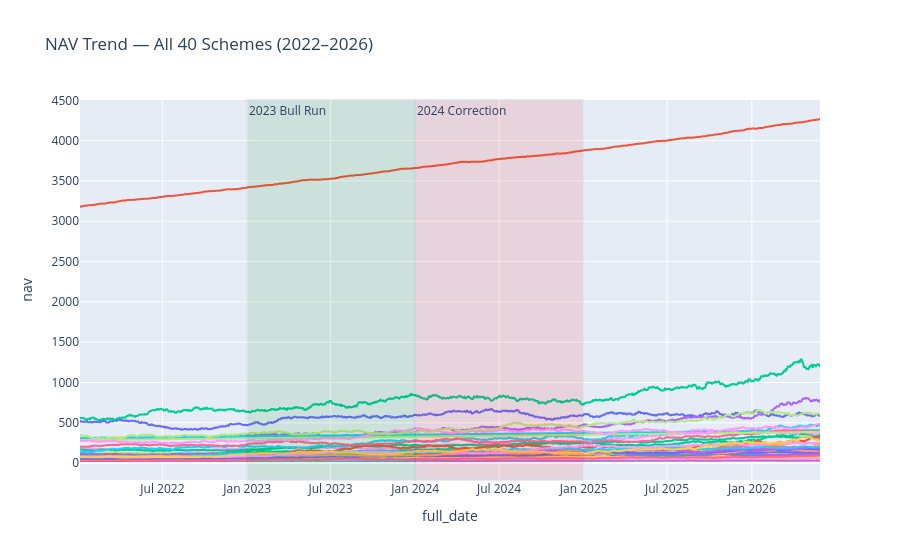

The code cell stored with this chart in its notebook:
### Code cell
import plotly.express as px

fig = px.line(nav, x="full_date", y="nav", color="scheme_name",
              title="NAV Trend — All 40 Schemes (2022–2026)")
fig.update_layout(showlegend=False)

fig.add_vrect(x0="2023-01-01", x1="2023-12-31", fillcolor="green", opacity=0.1,
              annotation_text="2023 Bull Run", annotation_position="top left")
fig.add_vrect(x0="2024-01-01", x1="2024-12-31", fillcolor="red", opacity=0.1,
              annotation_text="2024 Correction", annotation_position="top left")

fig.show()
plt.savefig(REPORTS_DIR / "01_nav_trend.png", dpi=150)

### Figure 1 — Plotly figure (JSON) as saved in the notebook; plotly's stock layout.template omitted (floating-point values rounded to 4 significant figures; data arrays with more than 128 entries replaced by an {"elided": "..."} marker saying what was removed)
{"data": [{"hovertemplate": "scheme_name=HDFC Top 100 Fund - Regular Plan - Growth<br>full_date=%{x}<br>nav=%{y}<extra></extra>", "legendgroup": "HDFC Top 100 Fund - Regular Plan - Growth", "line": {"color": "#636efa", "dash": "solid"}, "marker": {"symbol": "circle"}, "mode": "lines", "name": "HDFC Top 100 Fund - Regular Plan - Growth", "showlegend": true, "type": "scattergl", "x": {"elided": "1608 str values"}, "xaxis": "x", "y": {"elided": "1608 float values"}, "yaxis": "y"}, {"hovertemplate": "scheme_name=HDFC Short Term Debt Fund - Regular - Growth<br>full_date=%{x}<br>nav=%{y}<extra></extra>", "legendgroup": "HDFC Short Term Debt Fund - Regular - Growth", "line": {"color": "#EF553B", "dash": "solid"}, "marker": {"symbol": "circle"}, "mode": "lines", "name": "HDFC Short Term Debt Fund - Regular - Growth", "showlegend": true, "type": "scattergl", "x": {"elided": "1608 str values"}, "xaxis": "x", "y": {"elided": "1608 float values"}, "yaxis": "y"}, {"hovertemplate": "scheme_name=HDFC Mid-Cap Opportunities Fund - Regular - Growth<br>full_date=%{x}<br>nav=%{y}<extra></extra>", "legendgroup": "HDFC Mid-Cap Opportunities Fund - Regular - Growth", "line": {"color": "#00cc96", "dash": "solid"}, "marker": {"symbol": "circle"}, "mode": "lines", "name": "HDFC Mid-Cap Opportunities Fund - Regular - Growth", "showlegend": true, "type": "scattergl", "x": {"elided": "1608 str values"}, "xaxis": "x", "y": {"elided": "1608 float values"}, "yaxis": "y"}, {"hovertemplate": "scheme_name=ABSL Frontline Equity Fund - Regular - Growth<br>full_date=%{x}<br>nav=%{y}<extra></extra>", "legendgroup": "ABSL Frontline Equity Fund - Regular - Growth", "line": {"color": "#ab63fa", "dash": "solid"}, "marker": {"symbol": "circle"}, "mode": "lines", "name": "ABSL Frontline Equity Fund - Regular - Growth", "showlegend": true, "type": "scattergl", "x": {"elided": "1608 str values"}, "xaxis": "x", "y": {"elided": "1608 float values"}, "yaxis": "y"}, {"hovertemplate": "scheme_name=ABSL Small Cap Fund - Regular - Growth<br>full_date=%{x}<br>nav=%{y}<extra></extra>", "legendgroup": "ABSL Small Cap Fund - Regular - Growth", "line": {"color": "#FFA15A", "dash": "solid"}, "marker": {"symbol": "circle"}, "mode": "lines", "name": "ABSL Small Cap Fund - Regular - Growth", "showlegend": true, "type": "scattergl", "x": {"elided": "1608 str values"}, "xaxis": "x", "y": {"elided": "1608 float values"}, "yaxis": "y"}, {"hovertemplate": "scheme_name=ABSL Liquid Fund - Regular - Growth<br>full_date=%{x}<br>nav=%{y}<extra></extra>", "legendgroup": "ABSL Liquid Fund - Regular - Growth", "line": {"color": "#19d3f3", "dash": "solid"}, "marker": {"symbol": "circle"}, "mode": "lines", "name": "ABSL Liquid Fund - Regular - Growth", "showlegend": true, "type": "scattergl", "x": {"elided": "1608 str values"}, "xaxis": "x", "y": {"elided": "1608 float values"}, "yaxis": "y"}, {"hovertemplate": "scheme_name=UTI Nifty 50 Index Fund - Regular - Growth<br>full_date=%{x}<br>nav=%{y}<extra></extra>", "legendgroup": "UTI Nifty 50 Index Fund - Regular - Growth", "line": {"color": "#FF6692", "dash": "solid"}, "marker": {"symbol": "circle"}, "mode": "lines", "name": "UTI Nifty 50 Index Fund - Regular - Growth", "showlegend": true, "type": "scattergl", "x": {"elided": "1608 str values"}, "xaxis": "x", "y": {"elided": "1608 float values"}, "yaxis": "y"}, {"hovertemplate": "scheme_name=UTI Mid Cap Fund - Regular - Growth<br>full_date=%{x}<br>nav=%{y}<extra></extra>", "legendgroup": "UTI Mid Cap Fund - Regular - Growth", "line": {"color": "#B6E880", "dash": "solid"}, "marker": {"symbol": "circle"}, "mode": "lines", "name": "UTI Mid Cap Fund - Regular - Growth", "showlegend": true, "type": "scattergl", "x": {"elided": "1608 str values"}, "xaxis": "x", "y": {"elided": "1608 float values"}, "yaxis": "y"}, {"hovertemplate": "scheme_name=UTI Flexi Cap Fund - Regular - Growth<br>full_date=%{x}<br>nav=%{y}<extra></extra>", "legendgroup": "UTI Flexi Cap Fund - Regular - Growth", "line": {"color": "#FF97FF", "dash": "solid"}, "marker": {"symbol": "circle"}, "mode": "lines", "name": "UTI Flexi Cap Fund - Regular - Growth", "showlegend": true, "type": "scattergl", "x": {"elided": "1608 str values"}, "xaxis": "x", "y": {"elided": "1608 float values"}, "yaxis": "y"}, {"hovertemplate": "scheme_name=Nippon India Large Cap Fund - Regular - Growth<br>full_date=%{x}<br>nav=%{y}<extra></extra>", "legendgroup": "Nippon India Large Cap Fund - Regular - Growth", "line": {"color": "#FECB52", "dash": "solid"}, "marker": {"symbol": "circle"}, "mode": "lines", "name": "Nippon India Large Cap Fund - Regular - Growth", "showlegend": true, "type": "scattergl", "x": {"elided": "1608 str values"}, "xaxis": "x", "y": {"elided": "1608 float values"}, "yaxis": "y"}, {"hovertemplate": "scheme_name=Nippon India Large Cap Fund - Direct - Growth<br>full_date=%{x}<br>nav=%{y}<extra></extra>", "legendgroup": "Nippon India Large Cap Fund - Direct - Growth", "line": {"color": "#636efa", "dash": "solid"}, "marker": {"symbol": "circle"}, "mode": "lines", "name": "Nippon India Large Cap Fund - Direct - Growth", "showlegend": true, "type": "scattergl", "x": {"elided": "1608 str values"}, "xaxis": "x", "y": {"elided": "1608 float values"}, "yaxis": "y"}, {"hovertemplate": "scheme_name=Nippon India Small Cap Fund - Regular - Growth<br>full_date=%{x}<br>nav=%{y}<extra></extra>", "legendgroup": "Nippon India Small Cap Fund - Regular - Growth", "line": {"color": "#EF553B", "dash": "solid"}, "marker": {"symbol": "circle"}, "mode": "lines", "name": "Nippon India Small Cap Fund - Regular - Growth", "showlegend": true, "type": "scattergl", "x": {"elided": "1608 str values"}, "xaxis": "x", "y": {"elided": "1608 float values"}, "yaxis": "y"}, {"hovertemplate": "scheme_name=Nippon India ETF Nifty 50 BeES<br>full_date=%{x}<br>nav=%{y}<extra></extra>", "legendgroup": "Nippon India ETF Nifty 50 BeES", "line": {"color": "#00cc96", "dash": "solid"}, "marker": {"symbol": "circle"}, "mode": "lines", "name": "Nippon India ETF Nifty 50 BeES", "showlegend": true, "type": "scattergl", "x": {"elided": "1608 str values"}, "xaxis": "x", "y": {"elided": "1608 float values"}, "yaxis": "y"}, {"hovertemplate": "scheme_name=Nippon India Gilt Securities Fund - Regular - Growth<br>full_date=%{x}<br>nav=%{y}<extra></extra>", "legendgroup": "Nippon India Gilt Securities Fund - Regular - Growth", "line": {"color": "#ab63fa", "dash": "solid"}, "marker": {"symbol": "circle"}, "mode": "lines", "name": "Nippon India Gilt Securities Fund - Regular - Growth", "showlegend": true, "type": "scattergl", "x": {"elided": "1608 str values"}, "xaxis": "x", "y": {"elided": "1608 float values"}, "yaxis": "y"}, {"hovertemplate": "scheme_name=Axis Bluechip Fund - Regular - Growth<br>full_date=%{x}<br>nav=%{y}<extra></extra>", "legendgroup": "Axis Bluechip Fund - Regular - Growth", "line": {"color": "#FFA15A", "dash": "solid"}, "marker": {"symbol": "circle"}, "mode": "lines", "name": "Axis Bluechip Fund - Regular - Growth", "showlegend": true, "type": "scattergl", "x": {"elided": "1608 str values"}, "xaxis": "x", "y": {"elided": "1608 float values"}, "yaxis": "y"}, {"hovertemplate": "scheme_name=Axis Bluechip Fund - Direct - Growth<br>full_date=%{x}<br>nav=%{y}<extra></extra>", "legendgroup": "Axis Bluechip Fund - Direct - Growth", "line": {"color": "#19d3f3", "dash": "solid"}, "marker": {"symbol": "circle"}, "mode": "lines", "name": "Axis Bluechip Fund - Direct - Growth", "showlegend": true, "type": "scattergl", "x": {"elided": "1608 str values"}, "xaxis": "x", "y": {"elided": "1608 float values"}, "yaxis": "y"}, {"hovertemplate": "scheme_name=Axis Midcap Fund - Regular - Growth<br>full_date=%{x}<br>nav=%{y}<extra></extra>", "legendgroup": "Axis Midcap Fund - Regular - Growth", "line": {"color": "#FF6692", "dash": "solid"}, "marker": {"symbol": "circle"}, "mode": "lines", "name": "Axis Midcap Fund - Regular - Growth", "showlegend": true, "type": "scattergl", "x": {"elided": "1608 str values"}, "xaxis": "x", "y": {"elided": "1608 float values"}, "yaxis": "y"}, {"hovertemplate": "scheme_name=Axis Small Cap Fund - Regular - Growth<br>full_date=%{x}<br>nav=%{y}<extra></extra>", "legendgroup": "Axis Small Cap Fund - Regular - Growth", "line": {"color": "#B6E880", "dash": "solid"}, "marker": {"symbol": "circle"}, "mode": "lines", "name": "Axis Small Cap Fund - Regular - Growth", "showlegend": true, "type": "scattergl", "x": {"elided": "1608 str values"}, "xaxis": "x", "y": {"elided": "1608 float values"}, "yaxis": "y"}, {"hovertemplate": "scheme_name=SBI Magnum Gilt Fund - Regular Plan - Growth<br>full_date=%{x}<br>nav=%{y}<extra></extra>", "legendgroup": "SBI Magnum Gilt Fund - Regular Plan - Growth", "line": {"color": "#FF97FF", "dash": "solid"}, "marker": {"symbol": "circle"}, "mode": "lines", "name": "SBI Magnum Gilt Fund - Regular Plan - Growth", "showlegend": true, "type": "scattergl", "x": {"elided": "1608 str values"}, "xaxis": "x", "y": {"elided": "1608 float values"}, "yaxis": "y"}, {"hovertemplate": "scheme_name=SBI Bluechip Fund - Regular Plan - Growth<br>full_date=%{x}<br>nav=%{y}<extra></extra>", "legendgroup": "SBI Bluechip Fund - Regular Plan - Growth", "line": {"color": "#FECB52", "dash": "solid"}, "marker": {"symbol": "circle"}, "mode": "lines", "name": "SBI Bluechip Fund - Regular Plan - Growth", "showlegend": true, "type": "scattergl", "x": {"elided": "1608 str values"}, "xaxis": "x", "y": {"elided": "1608 float values"}, "yaxis": "y"}, {"hovertemplate": "scheme_name=SBI Bluechip Fund - Direct Plan - Growth<br>full_date=%{x}<br>nav=%{y}<extra></extra>", "legendgroup": "SBI Bluechip Fund - Direct Plan - Growth", "line": {"color": "#636efa", "dash": "solid"}, "marker": {"symbol": "circle"}, "mode": "lines", "name": "SBI Bluechip Fund - Direct Plan - Growth", "showlegend": true, "type": "scattergl", "x": {"elided": "1608 str values"}, "xaxis": "x", "y": {"elided": "1608 float values"}, "yaxis": "y"}, {"hovertemplate": "scheme_name=SBI Small Cap Fund - Regular Plan - Growth<br>full_date=%{x}<br>nav=%{y}<extra></extra>", "legendgroup": "SBI Small Cap Fund - Regular Plan - Growth", "line": {"color": "#EF553B", "dash": "solid"}, "marker": {"symbol": "circle"}, "mode": "lines", "name": "SBI Small Cap Fund - Regular Plan - Growth", "showlegend": true, "type": "scattergl", "x": {"elided": "1608 str values"}, "xaxis": "x", "y": {"elided": "1608 float values"}, "yaxis": "y"}, {"hovertemplate": "scheme_name=SBI Small Cap Fund - Direct Plan - Growth<br>full_date=%{x}<br>nav=%{y}<extra></extra>", "legendgroup": "SBI Small Cap Fund - Direct Plan - Growth", "line": {"color": "#00cc96", "dash": "solid"}, "marker": {"symbol": "circle"}, "mode": "lines", "name": "SBI Small Cap Fund - Direct Plan - Growth", "showlegend": true, "type": "scattergl", "x": {"elided": "1608 str values"}, "xaxis": "x", "y": {"elided": "1608 float values"}, "yaxis": "y"}, {"hovertemplate": "scheme_name=ICICI Pru Bluechip Fund - Regular - Growth<br>full_date=%{x}<br>nav=%{y}<extra></extra>", "legendgroup": "ICICI Pru Bluechip Fund - Regular - Growth", "line": {"color": "#ab63fa", "dash": "solid"}, "marker": {"symbol": "circle"}, "mode": "lines", "name": "ICICI Pru Bluechip Fund - Regular - Growth", "showlegend": true, "type": "scattergl", "x": {"elided": "1608 str values"}, "xaxis": "x", "y": {"elided": "1608 float values"}, "yaxis": "y"}, {"hovertemplate": "scheme_name=ICICI Pru Bluechip Fund - Direct - Growth<br>full_date=%{x}<br>nav=%{y}<extra></extra>", "legendgroup": "ICICI Pru Bluechip Fund - Direct - Growth", "line": {"color": "#FFA15A", "dash": "solid"}, "marker": {"symbol": "circle"}, "mode": "lines", "name": "ICICI Pru Bluechip Fund - Direct - Growth", "showlegend": true, "type": "scattergl", "x": {"elided": "1608 str values"}, "xaxis": "x", "y": {"elided": "1608 float values"}, "yaxis": "y"}, {"hovertemplate": "scheme_name=ICICI Pru Midcap Fund - Regular - Growth<br>full_date=%{x}<br>nav=%{y}<extra></extra>", "legendgroup": "ICICI Pru Midcap Fund - Regular - Growth", "line": {"color": "#19d3f3", "dash": "solid"}, "marker": {"symbol": "circle"}, "mode": "lines", "name": "ICICI Pru Midcap Fund - Regular - Growth", "showlegend": true, "type": "scattergl", "x": {"elided": "1608 str values"}, "xaxis": "x", "y": {"elided": "1608 float values"}, "yaxis": "y"}, {"hovertemplate": "scheme_name=ICICI Pru Value Discovery Fund - Regular - Growth<br>full_date=%{x}<br>nav=%{y}<extra></extra>", "legendgroup": "ICICI Pru Value Discovery Fund - Regular - Growth", "line": {"color": "#FF6692", "dash": "solid"}, "marker": {"symbol": "circle"}, "mode": "lines", "name": "ICICI Pru Value Discovery Fund - Regular - Growth", "showlegend": true, "type": "scattergl", "x": {"elided": "1608 str values"}, "xaxis": "x", "y": {"elided": "1608 float values"}, "yaxis": "y"}, {"hovertemplate": "scheme_name=ICICI Pru Liquid Fund - Regular - Growth<br>full_date=%{x}<br>nav=%{y}<extra></extra>", "legendgroup": "ICICI Pru Liquid Fund - Regular - Growth", "line": {"color": "#B6E880", "dash": "solid"}, "marker": {"symbol": "circle"}, "mode": "lines", "name": "ICICI Pru Liquid Fund - Regular - Growth", "showlegend": true, "type": "scattergl", "x": {"elided": "1608 str values"}, "xaxis": "x", "y": {"elided": "1608 float values"}, "yaxis": "y"}, {"hovertemplate": "scheme_name=Kotak Bluechip Fund - Regular - Growth<br>full_date=%{x}<br>nav=%{y}<extra></extra>", "legendgroup": "Kotak Bluechip Fund - Regular - Growth", "line": {"color": "#FF97FF", "dash": "solid"}, "marker": {"symbol": "circle"}, "mode": "lines", "name": "Kotak Bluechip Fund - Regular - Growth", "showlegend": true, "type": "scattergl", "x": {"elided": "1608 str values"}, "xaxis": "x", "y": {"elided": "1608 float values"}, "yaxis": "y"}, {"hovertemplate": "scheme_name=Kotak Emerging Equity Fund - Regular - Growth<br>full_date=%{x}<br>nav=%{y}<extra></extra>", "legendgroup": "Kotak Emerging Equity Fund - Regular - Growth", "line": {"color": "#FECB52", "dash": "solid"}, "marker": {"symbol": "circle"}, "mode": "lines", "name": "Kotak Emerging Equity Fund - Regular - Growth", "showlegend": true, "type": "scattergl", "x": {"elided": "1608 str values"}, "xaxis": "x", "y": {"elided": "1608 float values"}, "yaxis": "y"}, {"hovertemplate": "scheme_name=Kotak Flexicap Fund - Regular - Growth<br>full_date=%{x}<br>nav=%{y}<extra></extra>", "legendgroup": "Kotak Flexicap Fund - Regular - Growth", "line": {"color": "#636efa", "dash": "solid"}, "marker": {"symbol": "circle"}, "mode": "lines", "name": "Kotak Flexicap Fund - Regular - Growth", "showlegend": true, "type": "scattergl", "x": {"elided": "1608 str values"}, "xaxis": "x", "y": {"elided": "1608 float values"}, "yaxis": "y"}, {"hovertemplate": "scheme_name=Kotak Liquid Fund - Regular - Growth<br>full_date=%{x}<br>nav=%{y}<extra></extra>", "legendgroup": "Kotak Liquid Fund - Regular - Growth", "line": {"color": "#EF553B", "dash": "solid"}, "marker": {"symbol": "circle"}, "mode": "lines", "name": "Kotak Liquid Fund - Regular - Growth", "showlegend": true, "type": "scattergl", "x": {"elided": "1608 str values"}, "xaxis": "x", "y": {"elided": "1608 float values"}, "yaxis": "y"}, {"hovertemplate": "scheme_name=HDFC Top 100 Fund - Direct Plan - Growth<br>full_date=%{x}<br>nav=%{y}<extra></extra>", "legendgroup": "HDFC Top 100 Fund - Direct Plan - Growth", "line": {"color": "#00cc96", "dash": "solid"}, "marker": {"symbol": "circle"}, "mode": "lines", "name": "HDFC Top 100 Fund - Direct Plan - Growth", "showlegend": true, "type": "scattergl", "x": {"elided": "1608 str values"}, "xaxis": "x", "y": {"elided": "1608 float values"}, "yaxis": "y"}, {"hovertemplate": "scheme_name=HDFC Mid-Cap Opportunities Fund - Direct - Growth<br>full_date=%{x}<br>nav=%{y}<extra></extra>", "legendgroup": "HDFC Mid-Cap Opportunities Fund - Direct - Growth", "line": {"color": "#ab63fa", "dash": "solid"}, "marker": {"symbol": "circle"}, "mode": "lines", "name": "HDFC Mid-Cap Opportunities Fund - Direct - Growth", "showlegend": true, "type": "scattergl", "x": {"elided": "1608 str values"}, "xaxis": "x", "y": {"elided": "1608 float values"}, "yaxis": "y"}, {"hovertemplate": "scheme_name=Mirae Asset Large Cap Fund - Regular - Growth<br>full_date=%{x}<br>nav=%{y}<extra></extra>", "legendgroup": "Mirae Asset Large Cap Fund - Regular - Growth", "line": {"color": "#FFA15A", "dash": "solid"}, "marker": {"symbol": "circle"}, "mode": "lines", "name": "Mirae Asset Large Cap Fund - Regular - Growth", "showlegend": true, "type": "scattergl", "x": {"elided": "1608 str values"}, "xaxis": "x", "y": {"elided": "1608 float values"}, "yaxis": "y"}, {"hovertemplate": "scheme_name=Mirae Asset Emerging Bluechip Fund - Regular - Growth<br>full_date=%{x}<br>nav=%{y}<extra></extra>", "legendgroup": "Mirae Asset Emerging Bluechip Fund - Regular - Growth", "line": {"color": "#19d3f3", "dash": "solid"}, "marker": {"symbol": "circle"}, "mode": "lines", "name": "Mirae Asset Emerging Bluechip Fund - Regular - Growth", "showlegend": true, "type": "scattergl", "x": {"elided": "1608 str values"}, "xaxis": "x", "y": {"elided": "1608 float values"}, "yaxis": "y"}, {"hovertemplate": "scheme_name=Mirae Asset Tax Saver Fund - Regular - Growth<br>full_date=%{x}<br>nav=%{y}<extra></extra>", "legendgroup": "Mirae Asset Tax Saver Fund - Regular - Growth", "line": {"color": "#FF6692", "dash": "solid"}, "marker": {"symbol": "circle"}, "mode": "lines", "name": "Mirae Asset Tax Saver Fund - Regular - Growth", "showlegend": true, "type": "scattergl", "x": {"elided": "1608 str values"}, "xaxis": "x", "y": {"elided": "1608 float values"}, "yaxis": "y"}, {"hovertemplate": "scheme_name=DSP Top 100 Equity Fund - Regular - Growth<br>full_date=%{x}<br>nav=%{y}<extra></extra>", "legendgroup": "DSP Top 100 Equity Fund - Regular - Growth", "line": {"color": "#B6E880", "dash": "solid"}, "marker": {"symbol": "circle"}, "mode": "lines", "name": "DSP Top 100 Equity Fund - Regular - Growth", "showlegend": true, "type": "scattergl", "x": {"elided": "1608 str values"}, "xaxis": "x", "y": {"elided": "1608 float values"}, "yaxis": "y"}, {"hovertemplate": "scheme_name=DSP Midcap Fund - Regular - Growth<br>full_date=%{x}<br>nav=%{y}<extra></extra>", "legendgroup": "DSP Midcap Fund - Regular - Growth", "line": {"color": "#FF97FF", "dash": "solid"}, "marker": {"symbol": "circle"}, "mode": "lines", "name": "DSP Midcap Fund - Regular - Growth", "showlegend": true, "type": "scattergl", "x": {"elided": "1608 str values"}, "xaxis": "x", "y": {"elided": "1608 float values"}, "yaxis": "y"}, {"hovertemplate": "scheme_name=DSP Small Cap Fund - Regular - Growth<br>full_date=%{x}<br>nav=%{y}<extra></extra>", "legendgroup": "DSP Small Cap Fund - Regular - Growth", "line": {"color": "#FECB52", "dash": "solid"}, "marker": {"symbol": "circle"}, "mode": "lines", "name": "DSP Small Cap Fund - Regular - Growth", "showlegend": true, "type": "scattergl", "x": {"elided": "1608 str values"}, "xaxis": "x", "y": {"elided": "1608 float values"}, "yaxis": "y"}], "layout": {"annotations": [{"showarrow": false, "text": "2023 Bull Run", "x": "2023-01-01", "xanchor": "left", "xref": "x", "y": 1, "yanchor": "top", "yref": "y domain"}, {"showarrow": false, "text": "2024 Correction", "x": "2024-01-01", "xanchor": "left", "xref": "x", "y": 1, "yanchor": "top", "yref": "y domain"}], "legend": {"title": {"text": "scheme_name"}, "tracegroupgap": 0}, "shapes": [{"fillcolor": "green", "opacity": 0.1, "type": "rect", "x0": "2023-01-01", "x1": "2023-12-31", "xref": "x", "y0": 0, "y1": 1, "yref": "y domain"}, {"fillcolor": "red", "opacity": 0.1, "type": "rect", "x0": "2024-01-01", "x1": "2024-12-31", "xref": "x", "y0": 0, "y1": 1, "yref": "y domain"}], "showlegend": false, "title": {"text": "NAV Trend — All 40 Schemes (2022–2026)"}, "xaxis": {"anchor": "y", "domain": [0, 1], "title": {"text": "full_date"}}, "yaxis": {"anchor": "x", "domain": [0, 1], "title": {"text": "nav"}}}}
